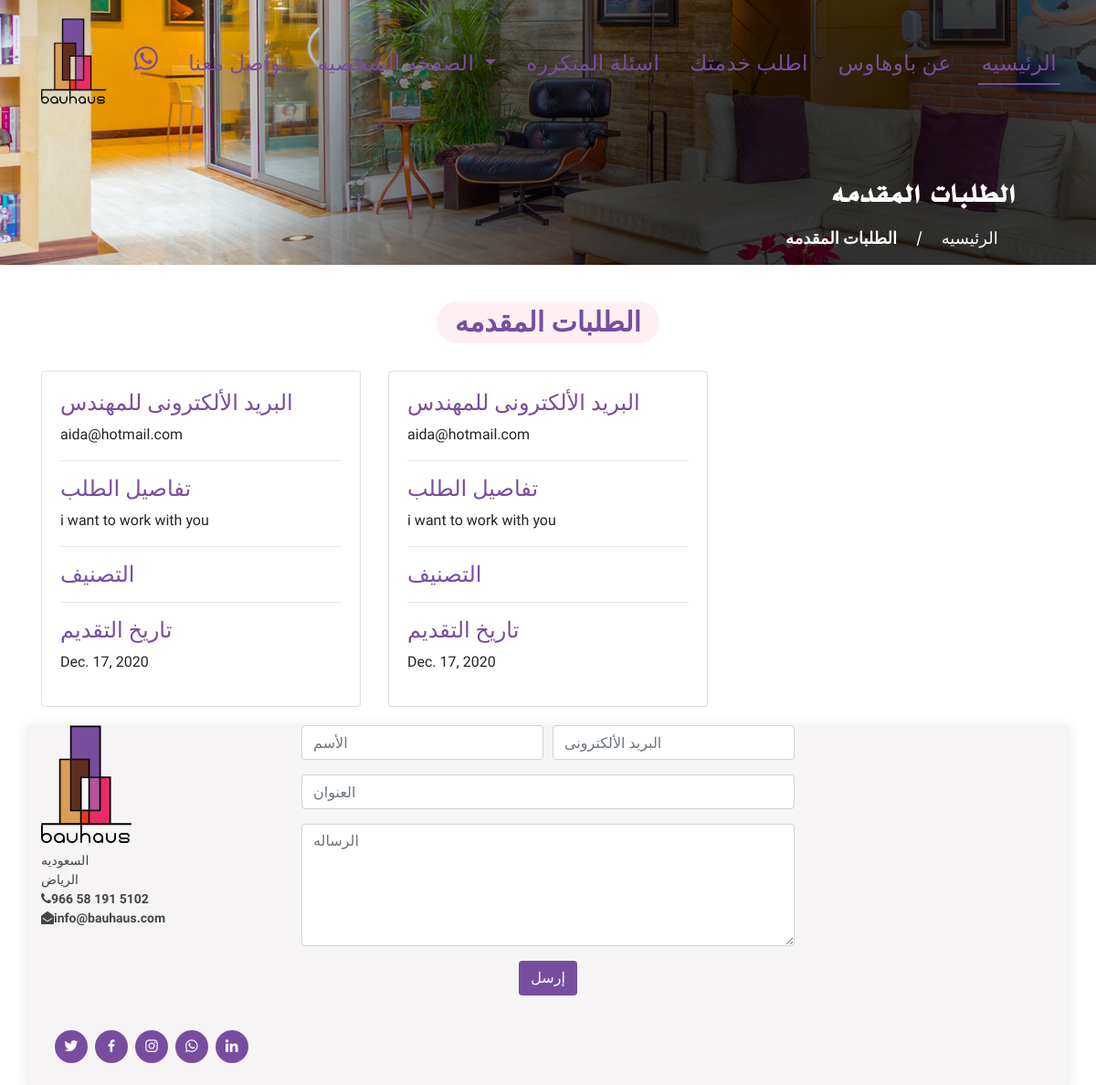
The app's page /office/request-list/customer (signed in) with its own data.
### office/models.py (models this page shows, shortened)
class RequestWorkOfCustomer(models.Model):
    SERVICES_CHOICES = (
        (1, 'طلب عمل'),
        (2, 'طلب مقايسه')
    )
    category = models.ForeignKey(Service, on_delete=models.CASCADE, null=True, blank=True, verbose_name='الخدمه')
    service = models.SmallIntegerField(blank=True, null=True, choices=SERVICES_CHOICES, verbose_name='نوع الطلب')
    engineer_email = models.EmailField(max_length=255, blank=True, null=True, verbose_name='م/البريد الألكترونى')
    request = models.TextField(verbose_name='الطلب', blank=True, null=True)
    customer = models.ForeignKey(User, on_delete=models.CASCADE, null=True, verbose_name='عميل')
    date_added = models.DateTimeField(auto_now_add=True, verbose_name='تاريخ الأضافه')
    class Meta:
        ordering = ['engineer_email', ]
        verbose_name = 'طلب العمل  من عميل'
        verbose_name_plural = 'طلبات العمل  إلى عميل  '

### office/views.py (the view)
# urls.py: path('request-list/customer', views.request_work_customer, name='request-customer-work-list'),
def request_work_customer(request):
    customer = User.objects.get(pk=request.user.pk)
    reqs = RequestWorkOfCustomer.objects.filter(customer=customer)
    return render(request, 'office/request-work-customer.html', context={"requests": reqs})

### office/templates/office/request-work-customer.html (shortened to what this page needs)
{% extends 'main.html' %}
{% block content %}
<main id="main">
       <div class="ftco-blocks-cover-1">
      <div class="site-section-cover overlay" data-stellar-background-ratio="0.5" style="background-image: url('../../../static/images/section_bg01.png')">
        <div class="container">
          <div class="row align-items-center ">
            <div class="col-md-5 mt-5 pt-5">
              <h1 class="mb-3 font-weight-bold body-font"> الطلبات المقدمه </h1>
              <p><a href="{% url 'home-page' %}" class="body-font text-white">الرئيسيه</a> <span class="mx-3">/</span> <strong>  الطلبات المقدمه </strong></p>
            </div>
          </div>
        </div>
      </div>
    </div>
 <section id="blog" class="blog">
      <div class="container">
                                                             <div class="section-title">
          <h2 class="body-font text-mandigo">الطلبات المقدمه </h2>
        </div>
        <div class="row">
            {% for req in requests %}
            <div class="col-md-4">
                  <div class="card">
                      <div class="card-body">
                          <h4 class="body-font text-mandigo"> البريد الألكترونى للمهندس</h4>
                          <p class="body-font">{{ req.engineer_email }}</p>
                          <hr/>
                          <h4 class="body-font text-mandigo">تفاصيل الطلب</h4>
                          <p class="body-font">{{ req.request }}</p>
                          <hr/>
                             <h4 class="body-font text-mandigo"> التصنيف</h4>
                          <hr/>
                           <h4 class="body-font text-mandigo">تاريخ التقديم</h4>
                          <p class="body-font">{{ req.date_added.date }}</p>
                      </div>
                  </div>
            </div>
            {% endfor %}
        </div>
      </div>
 </section>
</main>
{% endblock content %}

### static/css/style.css (style rules this page uses)
a { color: #784d9f; }
h1, h2, h3, h4, h5, h6 { font-family: "Nunito", sans-serif; }
.body-font { font-family: 'Almarai', sans-serif; }
section { padding: 60px 0; }
.text-mandigo { color: #784d9f !important; }
.site-section-cover.overlay { width: 100%; height: auto; direction: rtl; }
.site-section-cover.overlay:before { width: 100%; height: auto; top: 0; left: 0; right: 0; bottom: 0; }
.site-section-cover h1 { font-size: 35px; font-family: 'ae-almohanad', sans-serif; color: white; line-height: 1; margin-top: 100px; margin-left: 200px; }
.site-section-cover p { font-size: 18px; color: white; margin-left: 150px; }
.site-section-cover strong { font-size: 18px !important; color: white !important; }
.section-title { text-align: center; padding-bottom: 30px; }
.section-title h2 { font-size: 30px; font-weight: 700; padding: 8px 20px; line-height: 1; margin: 0; background: #fdeff2; color: #784d9f; display: inline-block; text-transform: uppercase; border-radius: 50px; }
.blog { padding: 40px 0 20px 0; }

### records on screen
RequestWorkOfCustomer: engineer_email "aida@hotmail.com", request "i want to work with you", date_added "Dec. 17, 2020"
RequestWorkOfCustomer: engineer_email "aida@hotmail.com", request "i want to work with you", date_added "Dec. 17, 2020"
